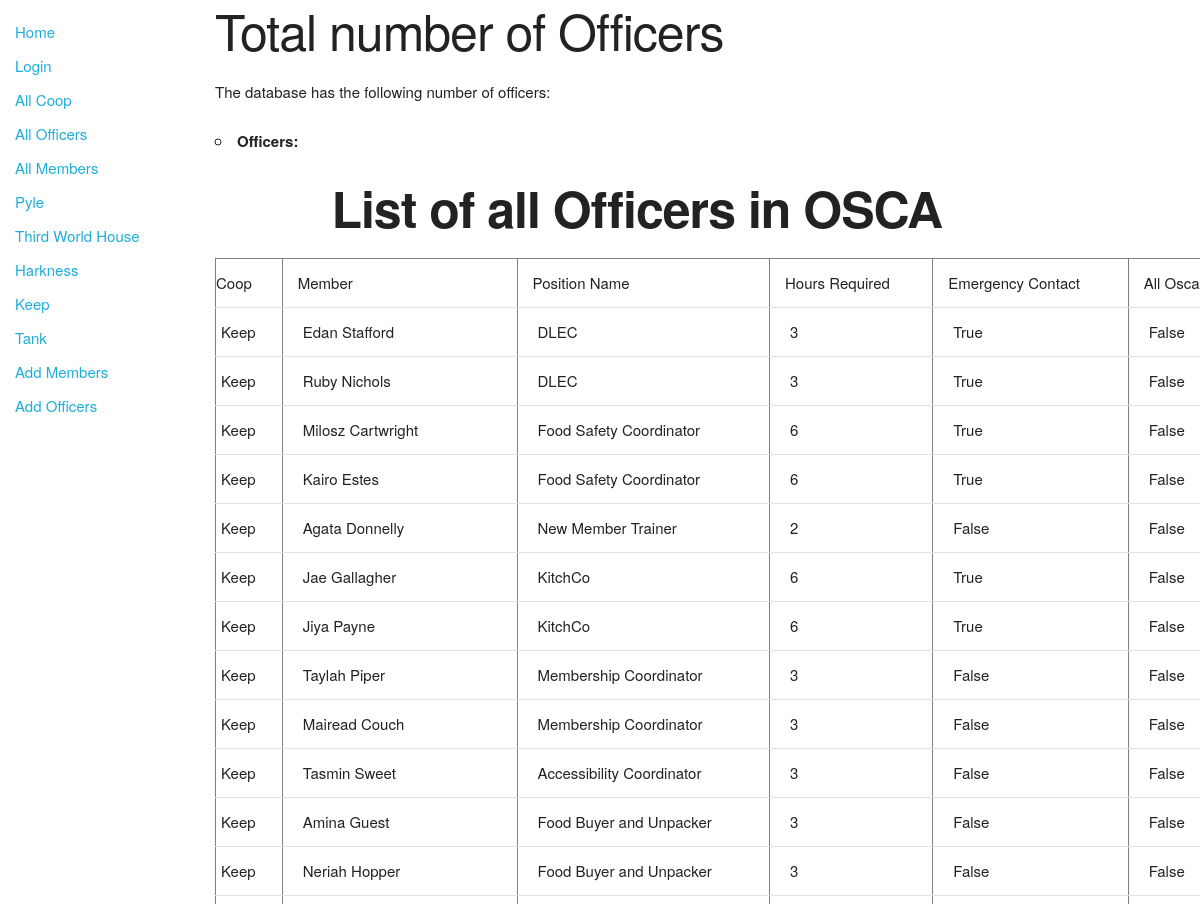
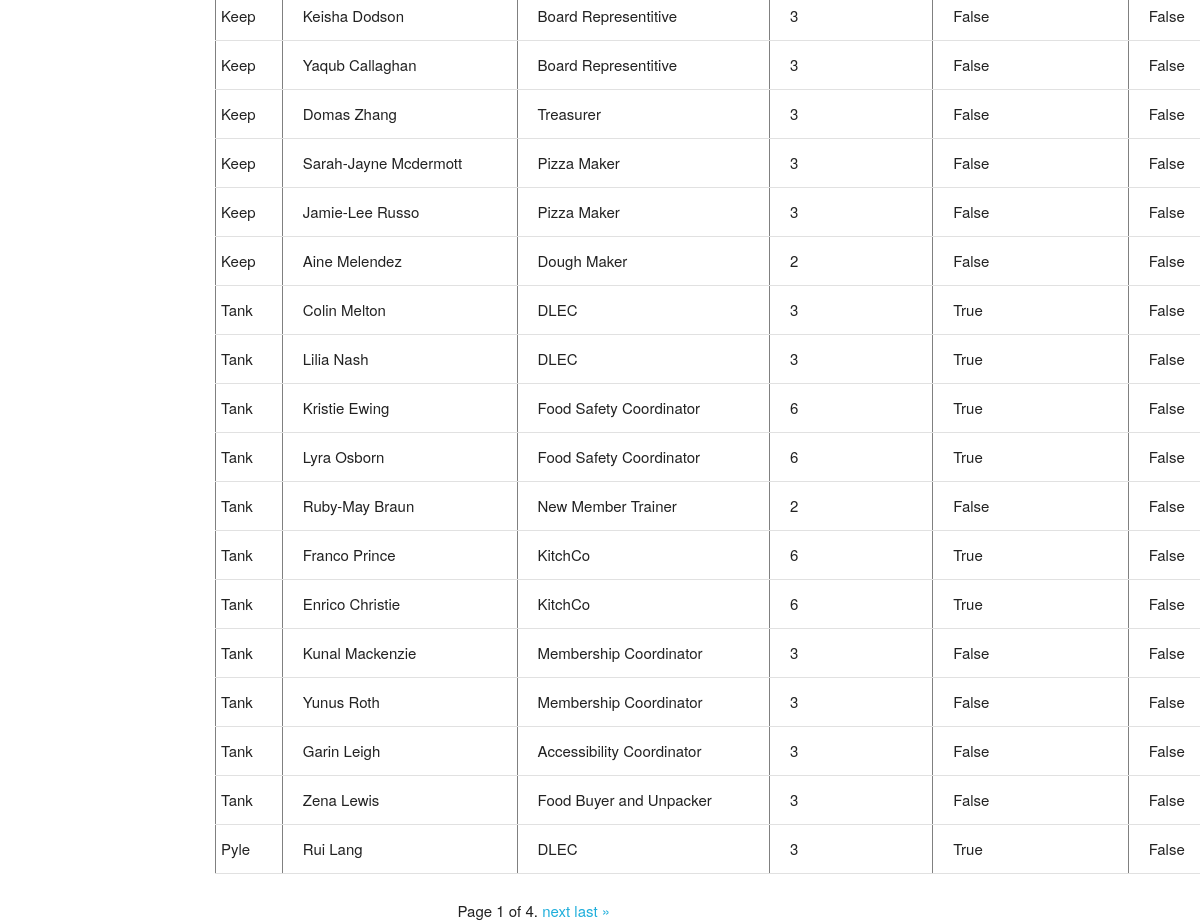
/catalog/allofficers/, run on the app's committed database (2 pictures, top to bottom).
### catalog/models.py (models this page shows, shortened)
class Officer(models.Model):
    id = models.AutoField(primary_key=True)
    coop = models.ForeignKey('Coop', on_delete=models.SET_NULL, null=True)
    member = models.ForeignKey('Member', on_delete=models.SET_NULL, null=True)
    position_name = models.CharField(max_length=100)
    position_description = models.CharField(max_length=500, null=True, blank=True)
    hours_required = models.IntegerField()
    emergency_contact = models.BooleanField(default=False)
    all_osca = models.BooleanField(default=False)

class Coop(models.Model):
    id = models.AutoField(primary_key=True)
    name = models.CharField(max_length=100, help_text='What is the name of this coop')
    address = models.CharField(max_length=500, null=True, blank=True, help_text='what is the address of this coop')
    building = models.CharField(max_length=100, help_text='What building is this coop in')
    vegan = models.BooleanField(help_text='is this a vegan coop')
    num_dining = models.IntegerField(help_text='how many dining members does this coop have')
    num_housing = models.IntegerField(help_text='how many housing members does this coop have')
    hours_needed = models.IntegerField(help_text='how many hours a week do members have to work')
    def __str__(self):
        return self.name

class Member(models.Model):
    id = models.AutoField(primary_key=True)
    first_name = models.CharField(max_length=30)
    last_name = models.CharField(max_length=50)
    preferred_name = models.CharField(max_length=100, null=True, blank = True)
    tnumber = models.IntegerField()
    coop = models.ForeignKey('Coop', on_delete=models.SET_NULL, null=True)
    email = models.EmailField(null = True, blank = True)
    pronouns = models.CharField(max_length=20)
    time_aid = models.IntegerField()
    missed_jobes = models.IntegerField(null = True, blank = True)
    def __str__(self):
        returnString = self.first_name + " " + self.last_name
        return returnString

### catalog/views.py (the view)
# urls.py: path('allofficers/', views.AllOfficersView.as_view(), name='all-officers'),
class AllOfficersView(generic.ListView):
    model = Officer
    paginate_by = 30
    template_name = 'catalog/allofficers.html'  # Specify your own template name/location

### catalog/templates/catalog/allofficers.html (shortened to what this page needs)
{% extends "base_generic.html" %}
{% block content %}
  <h1>Total number of Officers</h1>
  <p>The database has the following number of officers:</p>
  <ul>
    <li><strong>Officers:</strong>{{num_officers}}</li>
  </ul>
  <h1 style="padding-left: 12%; font-weight: bold" >List of all Officers in OSCA</h1>
    <table border="1" width="1000">
        <tr>
          <td>Coop</td>
          <td>Member</td>
          <td>Position Name</td>
          <td>Hours Required</td>
          <td>Emergency Contact</td>
          <td>All Osca</td>
        </tr>
        {% for officers in object_list %}
        <tr>
          <td><div class="columns" >{{ officers.coop }}</div></td>
          <td><div class="columns" >{{ officers.member}}</div></td>
          <td><div class="columns" >{{ officers.position_name}}</div></td>
          <td><div class="columns" >{{ officers.hours_required}}</div></td>
          <td><div class="columns" >{{ officers.emergency_contact}}</div></td>
          <td><div class="columns" >{{ officers.all_osca}}</div></td>
        </tr>
        {% endfor %}
    </table>
    <div class="pagination" style ="width: 50%; margin: 0 auto;">
      <span class="step-links">
          <span class="current">
              Page {{ page_obj.number }} of {{ page_obj.paginator.num_pages }}.
          </span>
          {% if page_obj.has_next %}
              <a href="?page={{ page_obj.next_page_number }}"> next </a>
              <a href="?page={{ page_obj.paginator.num_pages }}"> last &raquo;</a>
          {% endif %}
      </span>
  </div>
{% endblock %}

### catalog/templates/static/css/skeleton.css (style rules this page uses)
.column, .columns { width: 100%; float: left; box-sizing: border-box; }
@media (min-width: 550px) { .column, .columns { margin-left: 4%; } }
@media (min-width: 550px) { .column:first-child, .columns:first-child { margin-left: 0; } }
html { font-size: 62.5%; }
body { font-size: 1.5em; line-height: 1.6; font-weight: 400; font-family: "Raleway", "HelveticaNeue", "Helvetica Neue", Helvetica, Arial, sans-serif; color: #222; }
h1, h2, h3, h4, h5, h6 { margin-top: 0; margin-bottom: 2rem; font-weight: 300; }
h1 { font-size: 4.0rem; line-height: 1.2; letter-spacing: -.1rem; }
@media (min-width: 550px) { h1 { font-size: 5.0rem; } }
p { margin-top: 0; }
a { color: #1EAEDB; }
ul { list-style: circle inside; }
ol, ul { padding-left: 0; margin-top: 0; }
li { margin-bottom: 1rem; }
th, td { padding: 12px 15px; text-align: left; border-bottom: 1px solid #E1E1E1; }
th:first-child, td:first-child { padding-left: 0; }
th:last-child, td:last-child { padding-right: 0; }
pre, blockquote, dl, figure, table, p, ul, ol, form { margin-bottom: 2.5rem; }

### catalog/templates/catalog/allofficers.html (style rules this page uses)
.columns { white-space: nowrap; overflow: hidden; text-overflow:ellipsis; margin:0 auto; padding-left:5px }

### data on the page
Officer: coop "Keep", member "Edan Stafford", position_name "DLEC", hours_required "3", emergency_contact "True", all_osca "False"
Officer: coop "Keep", member "Ruby Nichols", position_name "DLEC", hours_required "3", emergency_contact "True", all_osca "False"
Officer: coop "Keep", member "Milosz Cartwright", position_name "Food Safety Coordinator", hours_required "6", emergency_contact "True", all_osca "False"
Officer: coop "Keep", member "Kairo Estes", position_name "Food Safety Coordinator", hours_required "6", emergency_contact "True", all_osca "False"
Officer: coop "Keep", member "Agata Donnelly", position_name "New Member Trainer", hours_required "2", emergency_contact "False", all_osca "False"
Officer: coop "Keep", member "Jae Gallagher", position_name "KitchCo", hours_required "6", emergency_contact "True", all_osca "False"
Officer: coop "Keep", member "Jiya Payne", position_name "KitchCo", hours_required "6", emergency_contact "True", all_osca "False"
Officer: coop "Keep", member "Taylah Piper", position_name "Membership Coordinator", hours_required "3", emergency_contact "False", all_osca "False"
Officer: coop "Keep", member "Mairead Couch", position_name "Membership Coordinator", hours_required "3", emergency_contact "False", all_osca "False"
Officer: coop "Keep", member "Tasmin Sweet", position_name "Accessibility Coordinator", hours_required "3", emergency_contact "False", all_osca "False"
Officer: coop "Keep", member "Amina Guest", position_name "Food Buyer and Unpacker", hours_required "3", emergency_contact "False", all_osca "False"
Officer: coop "Keep", member "Neriah Hopper", position_name "Food Buyer and Unpacker", hours_required "3", emergency_contact "False", all_osca "False"
Officer: coop "Keep", member "Keisha Dodson", position_name "Board Representitive", hours_required "3", emergency_contact "False", all_osca "False"
Officer: coop "Keep", member "Yaqub Callaghan", position_name "Board Representitive", hours_required "3", emergency_contact "False", all_osca "False"
Officer: coop "Keep", member "Domas Zhang", position_name "Treasurer", hours_required "3", emergency_contact "False", all_osca "False"
Officer: coop "Keep", member "Sarah-Jayne Mcdermott", position_name "Pizza Maker", hours_required "3", emergency_contact "False", all_osca "False"
Officer: coop "Keep", member "Jamie-Lee Russo", position_name "Pizza Maker", hours_required "3", emergency_contact "False", all_osca "False"
Officer: coop "Keep", member "Aine Melendez", position_name "Dough Maker", hours_required "2", emergency_contact "False", all_osca "False"
Officer: coop "Tank", member "Colin Melton", position_name "DLEC", hours_required "3", emergency_contact "True", all_osca "False"
Officer: coop "Tank", member "Lilia Nash", position_name "DLEC", hours_required "3", emergency_contact "True", all_osca "False"
Officer: coop "Tank", member "Kristie Ewing", position_name "Food Safety Coordinator", hours_required "6", emergency_contact "True", all_osca "False"
Officer: coop "Tank", member "Lyra Osborn", position_name "Food Safety Coordinator", hours_required "6", emergency_contact "True", all_osca "False"
Officer: coop "Tank", member "Ruby-May Braun", position_name "New Member Trainer", hours_required "2", emergency_contact "False", all_osca "False"
Officer: coop "Tank", member "Franco Prince", position_name "KitchCo", hours_required "6", emergency_contact "True", all_osca "False"
Officer: coop "Tank", member "Enrico Christie", position_name "KitchCo", hours_required "6", emergency_contact "True", all_osca "False"
Officer: coop "Tank", member "Kunal Mackenzie", position_name "Membership Coordinator", hours_required "3", emergency_contact "False", all_osca "False"
Officer: coop "Tank", member "Yunus Roth", position_name "Membership Coordinator", hours_required "3", emergency_contact "False", all_osca "False"
Officer: coop "Tank", member "Garin Leigh", position_name "Accessibility Coordinator", hours_required "3", emergency_contact "False", all_osca "False"
Officer: coop "Tank", member "Zena Lewis", position_name "Food Buyer and Unpacker", hours_required "3", emergency_contact "False", all_osca "False"
Officer: coop "Pyle", member "Rui Lang", position_name "DLEC", hours_required "3", emergency_contact "True", all_osca "False"

### other printed values
{{ page_obj.number }} "1"
{{ page_obj.paginator.num_pages }} "4"
